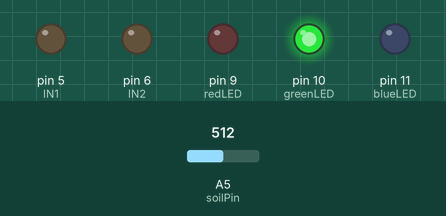
Simulated run of this sketch. Board: Arduino Uno, built with avr-gcc and run on an emulated ATmega328P. Shown: output pins drawn as LEDs (lit = HIGH). The inputs (shaded band) are chosen by the test bench; at power-on: A5 (soilPin) = 512. What the sketch prints to the serial monitor is not drawn.

Above: at 1.8 s.
1.9 s: A5 (soilPin) set to 419
3.4 s: A5 (soilPin) set to 391
At 5.2 s:
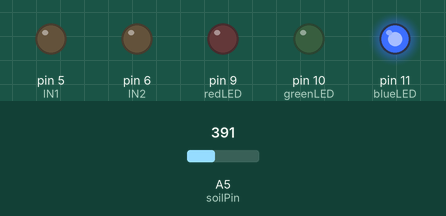
5.5 s: A5 (soilPin) set to 446
7.2 s: A5 (soilPin) set to 469
At 8.5 s:
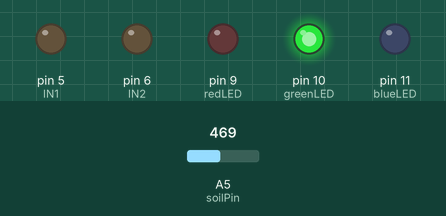
9.5 s: A5 (soilPin) set to 891
11.2 s: A5 (soilPin) set to 916
At 13.0 s:
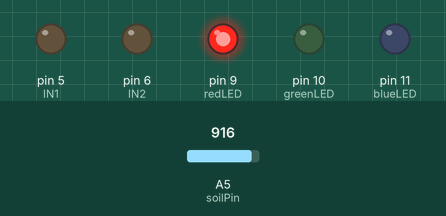
Timing chart, 0 to 14.5 s (numbered marks = the images above; inputs shaded):
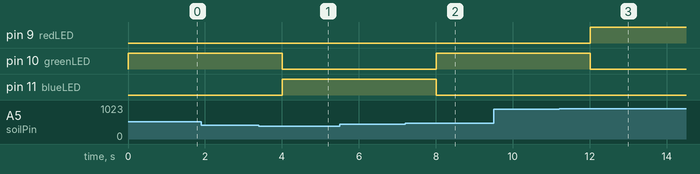

Measured:
- the behaviour switches between 401 and 400 on A5 (soilPin) (found by bisection; images 0 and 1)
- the behaviour switches between 460 and 461 on A5 (soilPin) (found by bisection; images 1 and 2)
- the behaviour switches between 899 and 900 on A5 (soilPin) (found by bisection; images 2 and 3)
- after the input at 1.9 s, every drawn part: stays the same
- after the input at 3.4 s, pin 10 (greenLED): HIGH → LOW after 0.60 s; pin 11 (blueLED): LOW → HIGH after 0.60 s
- after the input at 5.5 s, every drawn part: stays the same
- after the input at 7.2 s, pin 10 (greenLED): LOW → HIGH after 0.81 s; pin 11 (blueLED): HIGH → LOW after 0.81 s
- after the input at 9.5 s, every drawn part: stays the same
- after the input at 11.2 s, pin 9 (redLED): LOW → HIGH after 0.81 s; pin 10 (greenLED): HIGH → LOW after 0.81 s

The sketch:

Smart_Auto_Watering_Pot.ino
```cpp
// ▣ 핀 설정
int soilPin = A5;     // 토양수분센서 AO
int IN1 = 5;          // 모터드라이버 A_IA
int IN2 = 6;          // 모터드라이버 A_1B

int blueLED  = 11;    // 파란 LED (촉촉 상태)
int greenLED = 10;    // 초록 LED (적당 상태)
int redLED   = 9;     // 빨간 LED (건조 상태)

int buzzer = 13;      // 부저 +극 / -극은 GND

// ▣ 기본 임계값 (센서 측정 기준)
int wetThreshold  = 400;   // 이 값 이하 → 촉촉
int dryThreshold  = 900;   // 이 값 이상 → 건조

// ▣ 히스테리시스 완충 영역
int wetRelease  = 460;   // 촉촉 → 적당으로 변하려면 이 값 이상이어야 함
int dryRelease  = 840;   // 건조 → 적당으로 내려오려면 이 값 이하이어야 함

// ▣ 현재 토양상태 (0=촉촉, 1=적당, 2=건조)
int currentState = 1;   // 초기상태를 적당으로 설정(안전)

// ▣ 타이머(쿨다운)
unsigned long lastPumpTime = 0;      // 마지막 펌프 작동 시간
unsigned long pumpCooldown = 60000;  // 60초(1분) 대기

void setup() {
  Serial.begin(9600);

  pinMode(soilPin, INPUT);

  pinMode(IN1, OUTPUT);
  pinMode(IN2, OUTPUT);

  pinMode(blueLED, OUTPUT);
  pinMode(greenLED, OUTPUT);
  pinMode(redLED, OUTPUT);

  pinMode(buzzer, OUTPUT);
}

void loop() {

  int soilValue = analogRead(soilPin);
  Serial.print("Soil Moisture Value: ");
  Serial.println(soilValue);

  unsigned long currentTime = millis();
  bool pumpIsAllowed = (currentTime - lastPumpTime >= pumpCooldown);

  // ▣ 현재 상태 결정 (히스테리시스 적용)

  // ● 현재 촉촉 상태인데, 촉촉을 벗어났을 때만 변경
  if (currentState == 0 && soilValue > wetRelease) {
    currentState = 1;   // 촉촉 → 적당
  }
  // ● 현재 적당 상태 → 촉촉 또는 건조로 변경
  else if (currentState == 1) {
    if (soilValue <= wetThreshold) currentState = 0;    // 적당 → 촉촉
    else if (soilValue >= dryThreshold) currentState = 2; // 적당 → 건조
  }
  // ● 현재 건조 상태인데, 건조를 벗어났을 때만 변경
  else if (currentState == 2 && soilValue < dryRelease) {
    currentState = 1;   // 건조 → 적당
  }

  // ============================================================
  // ▣ 상태별 동작
  // ============================================================

  // ■ 촉촉 상태
  if (currentState == 0) {
    Serial.println("State = Very Wet");

    digitalWrite(IN1, LOW);
    digitalWrite(IN2, LOW);

    digitalWrite(blueLED, HIGH);
    digitalWrite(greenLED, LOW);
    digitalWrite(redLED, LOW);

    noTone(buzzer);
  }

  // ■ 적당 상태
  else if (currentState == 1) {
    Serial.println("State = Moderate");

    digitalWrite(IN1, LOW);
    digitalWrite(IN2, LOW);

    digitalWrite(blueLED, LOW);
    digitalWrite(greenLED, HIGH);
    digitalWrite(redLED, LOW);

    noTone(buzzer);
  }

  // ■ 건조 상태
  else if (currentState == 2) {
    Serial.println("State = Dry");

    // 쿨다운이 끝난 경우만 펌프 ON
    if (pumpIsAllowed) {
      Serial.println("Pump ON for 3 seconds");

      digitalWrite(redLED, HIGH);
      digitalWrite(blueLED, LOW);
      digitalWrite(greenLED, LOW);

      tone(buzzer, 1500, 300);

      // 펌프 동작
      digitalWrite(IN1, HIGH);
      digitalWrite(IN2, LOW);

      delay(3000);

      digitalWrite(IN1, LOW);
      digitalWrite(IN2, LOW);

      lastPumpTime = millis();
    }
    else {
      Serial.println("Cooldown active → Pump OFF");

      digitalWrite(redLED, HIGH);
      digitalWrite(blueLED, LOW);
      digitalWrite(greenLED, LOW);

      noTone(buzzer);
    }
  }

  delay(1000);  // 1초마다 측정 (원하는대로 조절)
}
```
